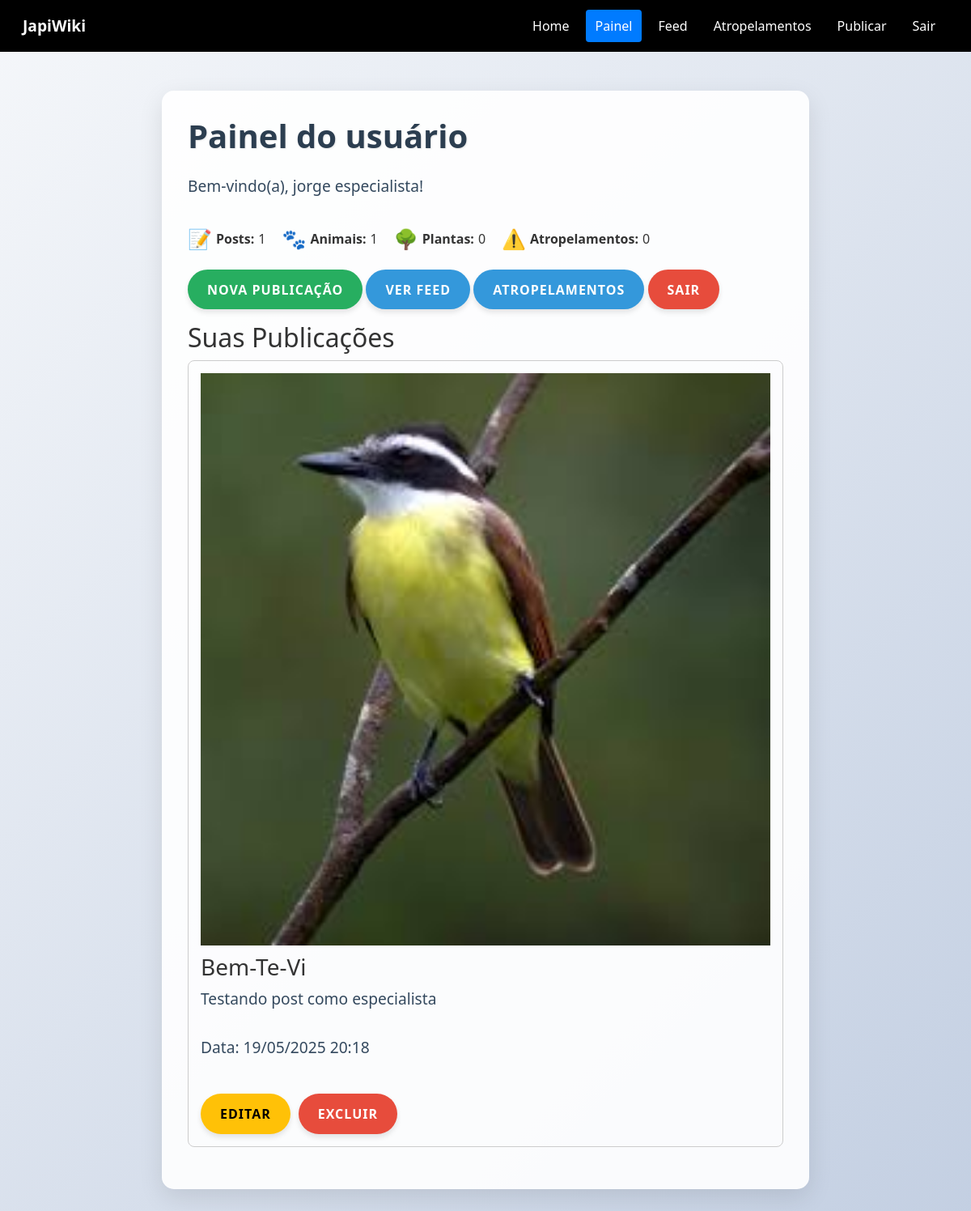
Page /painel_usuario.php (signed in) on the earlier database version.
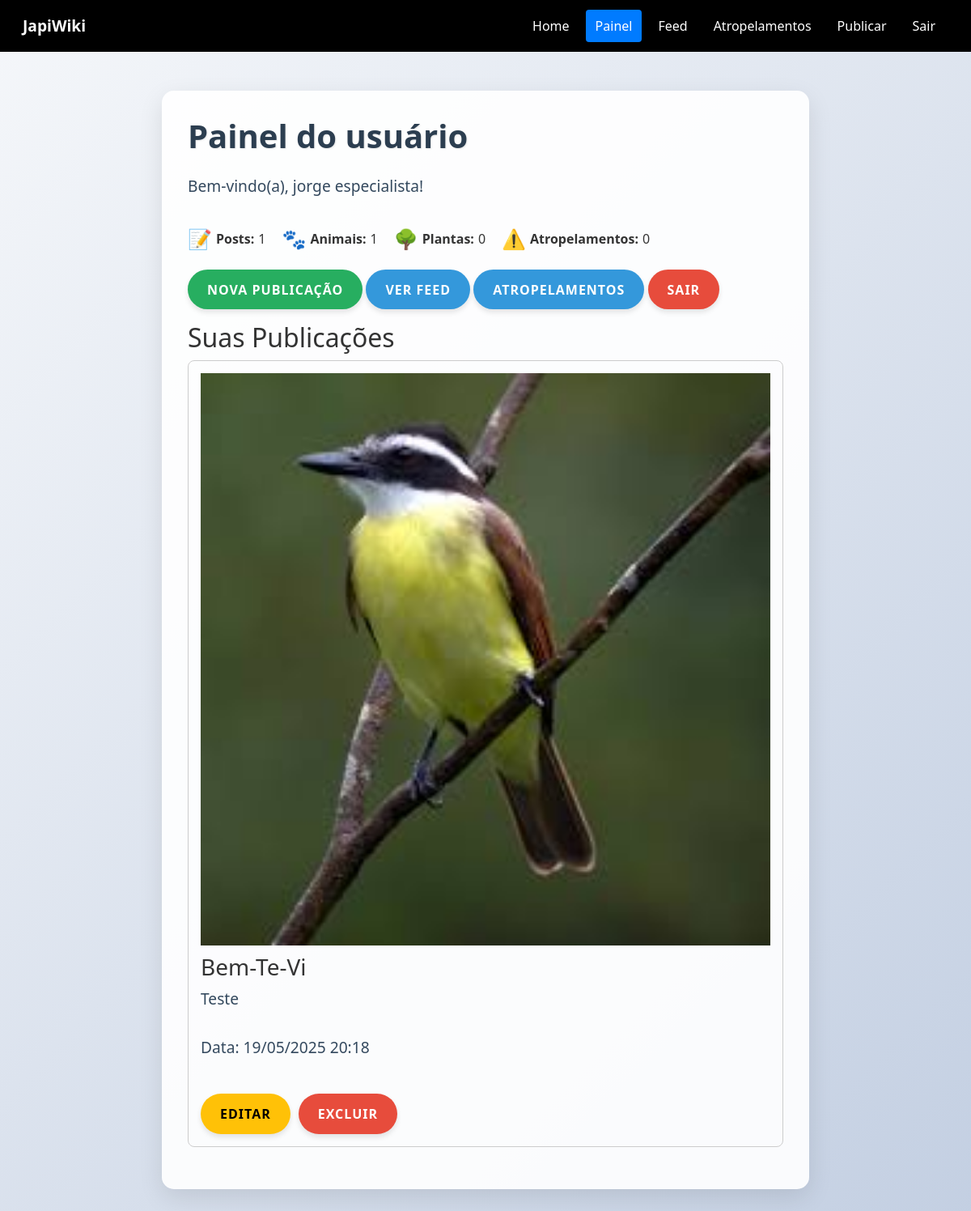
Same page on the later database version.
### tables this page shows
CREATE TABLE `publicacoes` (
  `id` int(11) NOT NULL,
  `especie` varchar(255) NOT NULL,
  `foto` varchar(255) NOT NULL,
  `usuario_id` int(11) NOT NULL,
  `data_publicacao` datetime DEFAULT current_timestamp(),
  `titulo` varchar(255) DEFAULT NULL,
  `descricao` text DEFAULT NULL,
  `caminho_foto` varchar(255) DEFAULT NULL,
  `atropelamento` tinyint(1) DEFAULT 0,
  `categoria` varchar(50) DEFAULT NULL,
  `tipo_especifico` varchar(100) DEFAULT NULL,
  `sub_categoria` varchar(100) DEFAULT NULL
);

### painel_usuario.php (the view, shortened to what the changed rows need)
<?php
include 'conexao.php';
$stmt_publicacoes = $conn->prepare("
    SELECT p.*
    FROM publicacoes p
    WHERE p.usuario_id = ?
    ORDER BY p.data_publicacao DESC
");
$stmt_publicacoes->bind_param("i", $_SESSION['usuario_id']);
$stmt_publicacoes->execute();
$resultado_publicacoes = $stmt_publicacoes->get_result();
$publicacoes = $resultado_publicacoes->fetch_all(MYSQLI_ASSOC);
$stmt_atropelamentos = $conn->prepare("
    SELECT a.*
    FROM atropelamentos a
    WHERE a.usuario_id = ?
    ORDER BY a.data_postagem DESC
");
$stmt_atropelamentos->bind_param("i", $_SESSION['usuario_id']);
$stmt_atropelamentos->execute();
$resultado_atropelamentos = $stmt_atropelamentos->get_result();
$atropelamentos = $resultado_atropelamentos->fetch_all(MYSQLI_ASSOC);
$posts = array_merge($publicacoes, $atropelamentos);
usort($posts, function ($a, $b) {
    $data_a = $a['data_publicacao'] ?? $a['data_postagem'] ?? null;
    $data_b = $b['data_publicacao'] ?? $b['data_postagem'] ?? null;
    if ($data_a === null && $data_b === null) return 0;
    if ($data_a === null) return 1;
    if ($data_b === null) return -1;
    return strtotime($data_b) - strtotime($data_a);
});
?>
<!DOCTYPE html>
<html lang="pt-br">
<head>
    <link href="https://cdn.jsdelivr.net/npm/bootstrap@5.3.0/dist/css/bootstrap.min.css" rel="stylesheet">
    <link rel="stylesheet" href="css/painel_usuario.css">
</head>
<body>
    <div class="container mt-5">
        <h1>Painel do usuário</h1>
        <h2>Suas Publicações</h2>
        <?php if (empty($posts)): ?>
            <p>Você ainda não fez nenhuma publicação.</p>
        <?php else: ?>
            <?php foreach ($posts as $post): ?>
                <div class="post-container">
                    <?php if (isset($post['caminho_foto']) && file_exists($post['caminho_foto'])): ?>
                        <img src="<?= htmlspecialchars($post['caminho_foto']) ?>" alt="Imagem da publicação" class="post-image">
                    <?php endif; ?>
                    <div>
                        <?php if (isset($post['titulo'])): ?>
                            <h3><?= htmlspecialchars($post['titulo']) ?></h3>
                            <p><?= nl2br(htmlspecialchars($post['descricao'])) ?></p>
                            <p>Data: <?= date('d/m/Y H:i', strtotime($post['data_publicacao'])) ?></p>
                        <?php endif; ?>
                    </div>
                    <div class="post-actions">
                        <?php if (isset($post['titulo'])): ?>
                            <a href="editar_publicacao.php?id=<?= $post['id'] ?>" class="btn btn-sm btn-warning">Editar</a>
                            <a href="delete.php?id=<?= $post['id'] ?>&tipo=publicacao" class="btn btn-sm btn-danger" onclick="return confirm('Tem certeza que deseja excluir esta publicação?')">Excluir</a>
                        <?php elseif (isset($post['especie'])): ?>
                            <a href="editar_atropelamento.php?id=<?= $post['id'] ?>" class="btn btn-sm btn-warning">Editar</a>
                            <a href="delete.php?id=<?= $post['id'] ?>&tipo=atropelamento" class="btn btn-sm btn-danger" onclick="return confirm('Tem certeza que deseja excluir este caso de atropelamento?')">Excluir</a>
                        <?php endif; ?>
                    </div>
                </div>
            <?php endforeach; ?>
        <?php endif; ?>
    </div>
</body>
</html>

Differences in the rows shown:
changed publicacoes "Bem-Te-Vi": descricao "Testando post como especialista" → "Teste"
